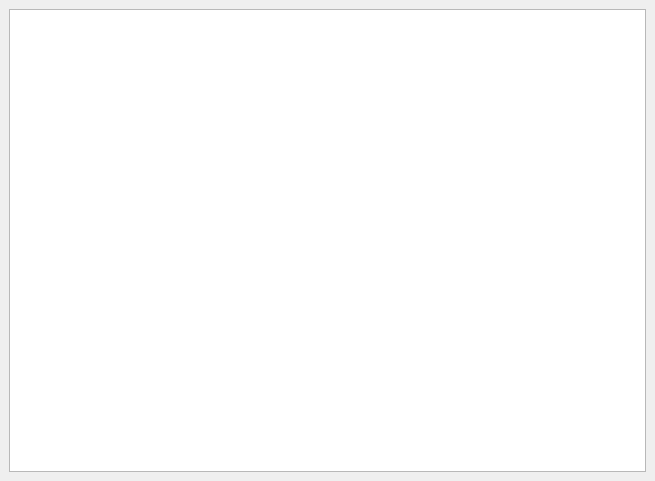
<?xml version="1.0" encoding="UTF-8"?>
<ui version="4.0">
 <class>qf::gui::TextEditWidget</class>
 <widget class="QWidget" name="qf::gui::TextEditWidget">
  <property name="geometry">
   <rect>
    <x>0</x>
    <y>0</y>
    <width>655</width>
    <height>481</height>
   </rect>
  </property>
  <property name="windowTitle">
   <string>Form</string>
  </property>
  <layout class="QVBoxLayout">
   <property name="spacing">
    <number>6</number>
   </property>
   <property name="leftMargin">
    <number>9</number>
   </property>
   <property name="topMargin">
    <number>9</number>
   </property>
   <property name="rightMargin">
    <number>9</number>
   </property>
   <property name="bottomMargin">
    <number>9</number>
   </property>
   <item>
    <widget class="QTextEdit" name="editor">
     <property name="lineWrapMode">
      <enum>QTextEdit::NoWrap</enum>
     </property>
     <property name="acceptRichText">
      <bool>false</bool>
     </property>
    </widget>
   </item>
  </layout>
 </widget>
 <resources/>
 <connections/>
</ui>
